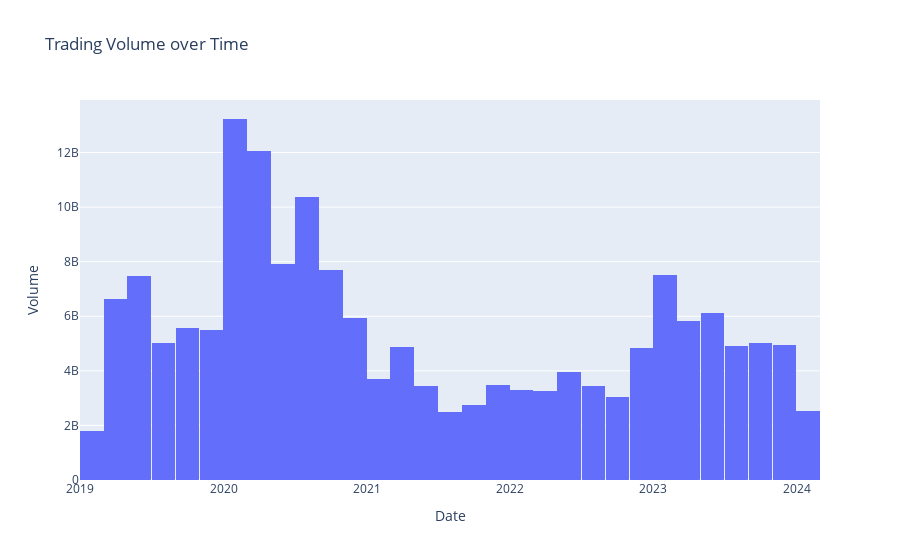

The notebook cell saved with this chart:
### Markdown cell above
# **Volume bars for trading volumes**

### Code cell
fig = px.histogram(df, x='Date', y='Volume', title='Trading Volume over Time')

fig.update_layout(xaxis_title='Date', yaxis_title='Volume')

fig.show()

### Figure 1 — Plotly figure (JSON) as saved in the notebook; plotly's stock layout.template omitted (floating-point values rounded to 4 significant figures; data arrays with more than 128 entries replaced by an {"elided": "..."} marker saying what was removed)
{"data": [{"alignmentgroup": "True", "bingroup": "x", "histfunc": "sum", "hovertemplate": "Date=%{x}<br>sum of Volume=%{y}<extra></extra>", "legendgroup": "", "marker": {"color": "#636efa", "pattern": {"shape": ""}}, "name": "", "offsetgroup": "", "orientation": "v", "showlegend": false, "x": {"elided": "1259 str values"}, "xaxis": "x", "y": {"elided": "1259 int values"}, "yaxis": "y", "type": "histogram"}], "layout": {"xaxis": {"anchor": "y", "domain": [0.0, 1.0], "title": {"text": "Date"}}, "yaxis": {"anchor": "x", "domain": [0.0, 1.0], "title": {"text": "Volume"}}, "legend": {"tracegroupgap": 0}, "title": {"text": "Trading Volume over Time"}, "barmode": "relative"}}
